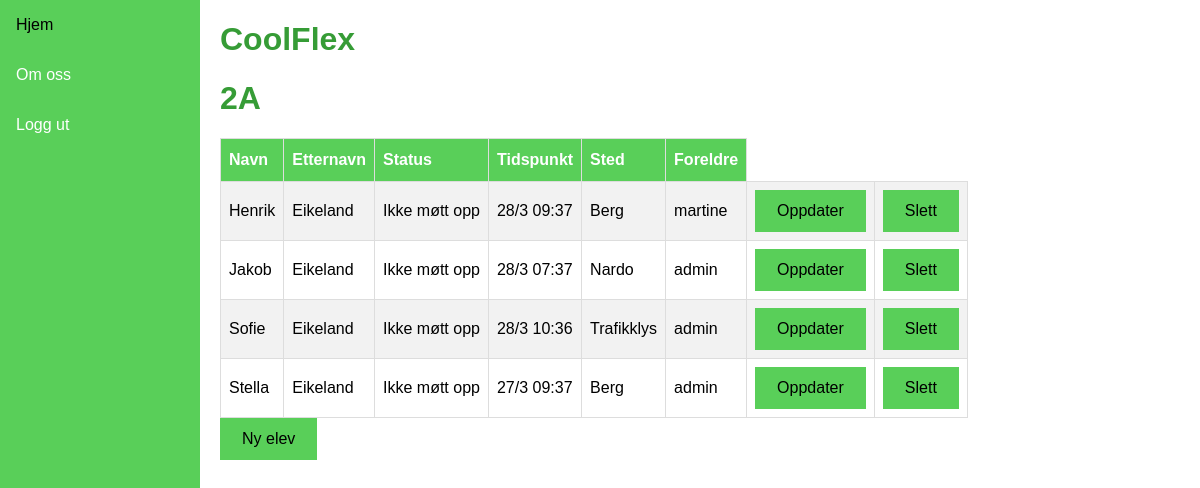
The app's page /klasse/1 (signed in), older data.
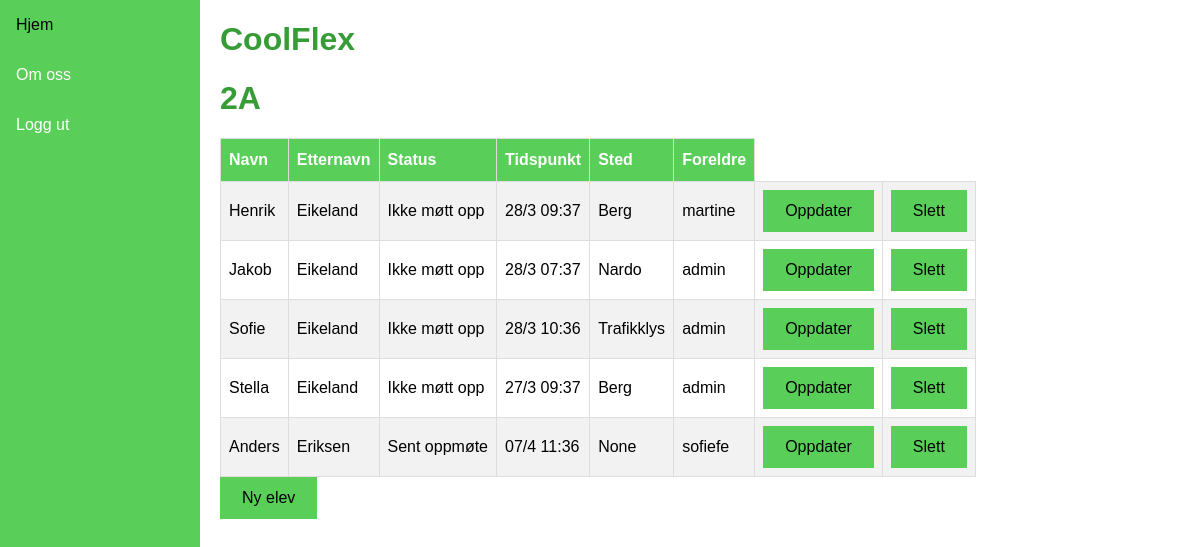
The same page, newer data.
### coolflex/models.py (models this page shows, shortened)
class CoolUser(models.Model):
    first_name = models.CharField(max_length=20, default="CoolUser")
    last_name = models.CharField(max_length=20, default ="")
    klasse = models.ForeignKey(Klasse, null=True, related_name="cooluser", on_delete=models.CASCADE)
    teacher = models.ForeignKey(User, blank=True, on_delete=models.CASCADE, related_name="+")
    parent = models.ForeignKey(User, blank=True, on_delete=models.CASCADE, related_name="+")
    status = models.CharField(max_length=3, default="DEF", blank=True, null=True)
    timestamp = models.CharField(max_length=20, default="N/A", blank=True, null=True)
    location = models.CharField(max_length=20, default="N/A", blank=True, null=True)
    class Meta:
        ordering = ["last_name", "first_name"]
    def get_parent(self):
        return self.parent.username

### coolflex/views.py (the view)
# urls.py: path("klasse", views.frontpage, name="frontpage"),
@login_required
def klasse(request, pk):
	klasse = Klasse.objects.get(id=pk)
	coolusers = CoolUser.objects.filter(klasse=klasse)
	klassenavn = klasse
	for user in coolusers:
		user.status = get_status_text(user)
		user.location = get_coolbox_location(user, coolbox_dict)
		user.timestamp = get_timestamp_text(user)
	context = {'klasse':klasse, 'coolusers':coolusers, "klassenavn":klassenavn}
	return render(request, "coolflex/klasse.html", context)

### coolflex/models.py (called while the page is built)
    def __str__(self):
        return self.navn

### coolflex/views.py (called while the page is built)
def get_timestamp(user):
	box_data_list = []
	timestamp = datetime.now() #får int feil hvis ikke, default blir .now()
	box_data = DataCoolBox.objects.filter(cooluser_id = user.id)
	if (box_data == None):
		return None
	else:
		for data in box_data:
			box_data_list.append(data)
		if (len(box_data_list) > 1):
			timestamp = box_data_list[-1].timestamp
		elif (len(box_data_list) == 1):
			timestamp = box_data_list[0].timestamp
		return timestamp

def get_coolbox_location(user, box_dict):
	box_data_list = []
	box_id = 0
	box_data = DataCoolBox.objects.filter(cooluser_id = user.id)
	for data in box_data:
		box_data_list.append(data)
	if (len(box_data_list) > 1):
		box_id = box_data_list[-1].box_id
	elif (len(box_data_list) == 1):
		box_id = box_data_list[0].box_id
	return box_dict.get(box_id)

def get_status(user):
	timestamp_status = check_timestamp(get_timestamp(user))
	if (timestamp_status == 1):
		return True
	elif (timestamp_status == 2):
		return 2
	elif (timestamp_status == 3):
		return False
	else:
		return False

### coolflex/templates/coolflex/klasse.html
{% extends 'coolflex/base.html' %}
{% load static %}
{% block content %}
<h1>{{ klassenavn }}</h1>
<table id="coolflex">
    <thead>
      <tr>
        <th>Navn</th>
        <th>Etternavn</th>
        <th>Status</th>
        <th>Tidspunkt</th>
        <th>Sted</th>
        <th>Foreldre</th>
      </tr>
    </thead>
    <tbody>
      <tr>
        {% for user in coolusers %}
        {% if user.klasse|lower == klassenavn|lower %}
        <tr>
            <td> {{ user.first_name }} </td>
            <td> {{ user.last_name }} </td>
            <td> {{ user.status }} </td>
            <td> {{ user.timestamp }} </td>
            <td> {{ user.location }} </td>
            <td> {{ user.get_parent }} </td>
            <td> <div class="button"><a href="{% url 'updatecooluser' user.id %}">Oppdater</a></div> </td>
            <td> <div class="button"><a href="{% url 'deletecooluser' user.id %}">Slett</a></div> </td>
        </tr>
        {%endif%}
        {%endfor%}
      </tr>
    </tbody>
    </table>
    <div class="button"><a href="{% url 'createcooluser' %}">Ny elev</a></div>
{% endblock %}
{% block sidenav %}
<a href="{% url 'frontpage' %}">Hjem</a>
<a href="{% url 'info' %}">Om oss</a>
<a href="{% url 'logout' %}">Logg ut</a>
{% endblock %}

Row changes from the older to the newer data that the page shows:
added CoolUser: first_name "Anders", last_name "Eriksen", status "Sent oppmøte", timestamp "07/4 11:36", location "None", get_parent "sofiefe"
